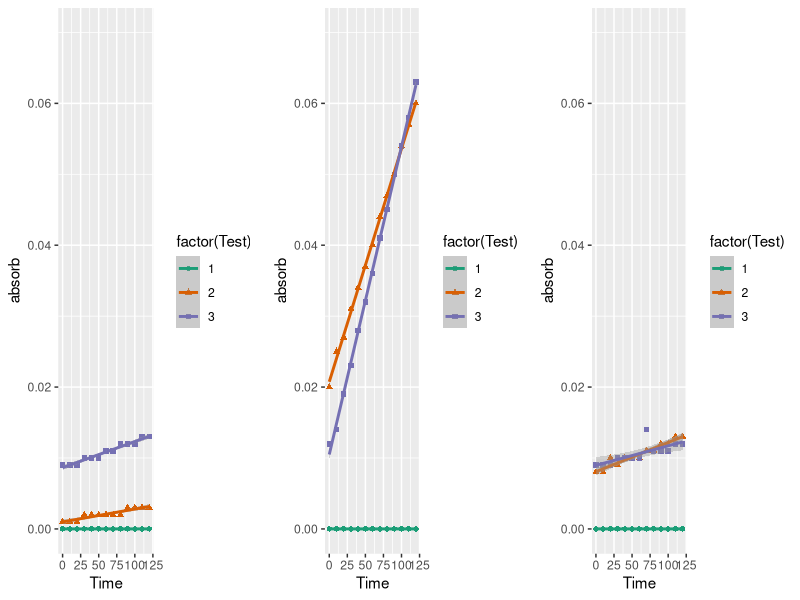

Write R code to recreate this figure.
library("ggplot2")
library("gridExtra")
library("dplyr")

dat1 <- read.csv("data1.csv", header=T, sep=",")
dat2 <- read.csv("data2.csv", header=T, sep=",")
dat3 <- read.csv("data3.csv", header=T, sep=",")

##Defines "plots" as a list, this allows the variable to be used in the loop
plots <- list()
plots[[1]] <- ggplot(data = dat1, aes(Time, absorb, colour=factor(Test), shape=factor(Test))) +
  geom_point() + 
  ylim(0, 0.07) + 
  geom_smooth(method = lm, formula = y~x) +
  scale_color_brewer(palette="Dark2")

plots[[2]] <- ggplot(data = dat2, aes(Time, absorb, colour=factor(Test), shape=factor(Test))) + 
  geom_point() + 
  ylim(0, 0.07) + 
  geom_smooth(method = lm, formula = y~x) +
  scale_color_brewer(palette="Dark2")

plots[[3]] <- ggplot(data = dat3, aes(Time, absorb, colour=factor(Test), shape=factor(Test))) + 
  geom_point() + 
  ylim(0, 0.07) + 
  geom_smooth(method = lm, formula = y~x) +
  scale_color_brewer(palette="Dark2")

##Each item within plots[] is diplayed on the graphics grid
grid.arrange(plots[[1]], plots[[2]], plots[[3]], nrow=1,ncol=3)